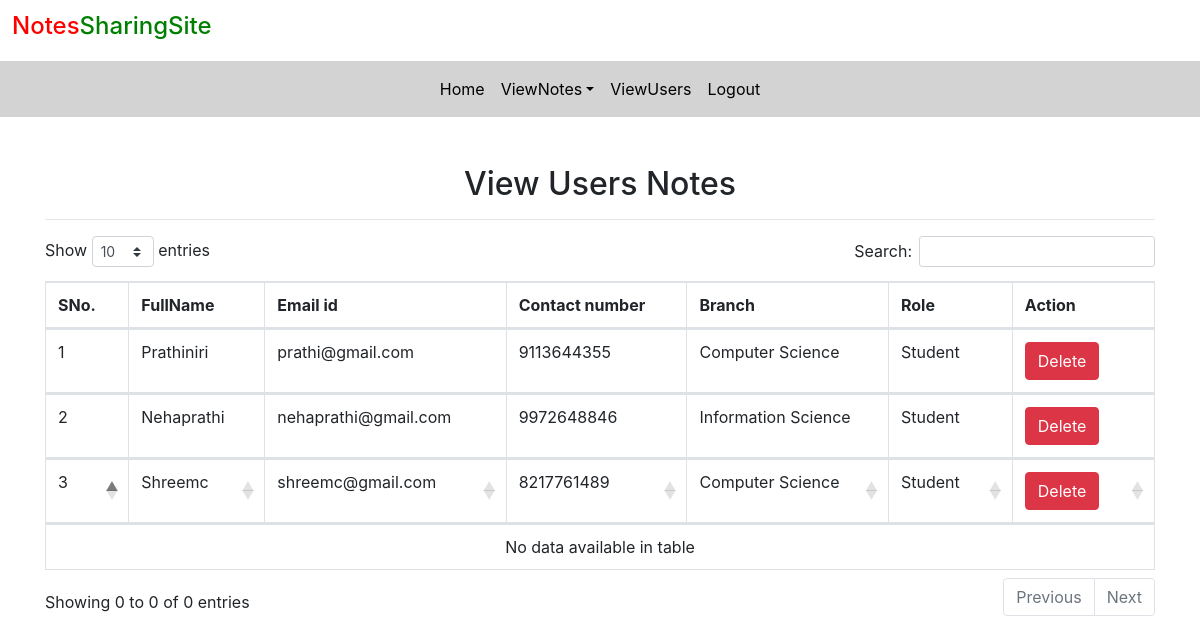
Before: /view_users (signed in) with the older database file.
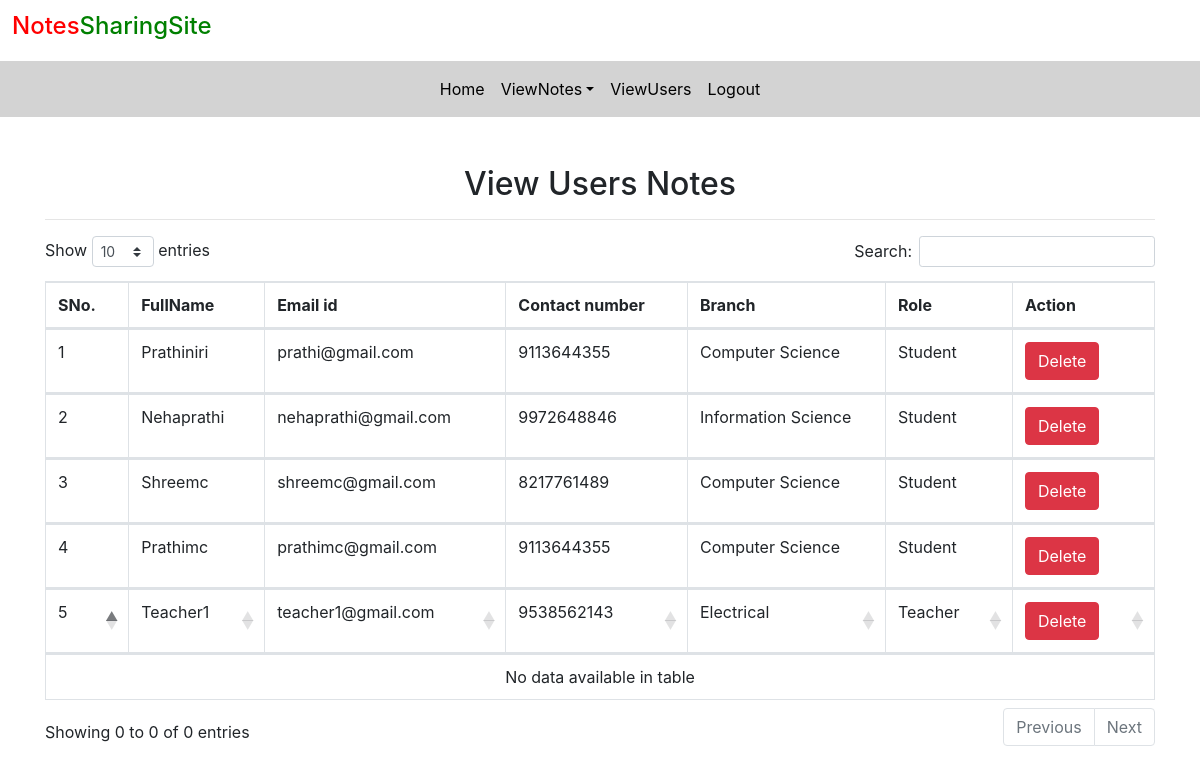
After: the same page with the newer database file.
### notes/models.py (models this page shows, shortened)
class Signup(models.Model):
	user=models.ForeignKey(User,on_delete=models.CASCADE)
	contact=models.CharField(max_length=10,null=True
		)
	branch=models.CharField(max_length=30)
	role=models.CharField(max_length=15)

### notes/views.py (the view)
# urls.py: path('view_users',view_users,name='view_users'),
def view_users(request):
	if not request.user.is_authenticated:
		return redirect('login_admin')
	users = Signup.objects.all()
	d={'users':users}
	return render(request,'view_users.html',d)

### notes/templates/view_users.html (shortened to what this page needs)
{% extends 'admin_nav.html' %}
{% load static %}
{% block body %}
<link rel ="stylesheet" href="https://cdnjs.cloudflare.com/ajax/libs/twitter-bootstrap/4.5.2/css/bootstrap.css">
<link rel ="stylesheet" href="https://cdn.datatables.net/1.10.22/css/dataTables.bootstrap4.min.css">
<div class="container mt-5">
	<h2 class="text-center">View Users Notes</h2>
			<HR>
			<table class="table table-bordered" id="example">
				<thead>
					<tr>
						<th>SNo.</th>
						<th>FullName</th>
						<th>Email id</th>
						<th>Contact number</th>
						<th>Branch</th>
						<th>Role</th>
						<th>Action</th>
					</tr>
					{% for i in users %}
					<tr>
						<td>{{forloop.counter}}</td>
						<td style="text-transform: capitalize;">{{i.user.first_name}}{{i.user.last_name}}</td>
						<td>{{i.user.username}}</td>
						<td>{{i.contact}}</td>
						<td>{{i.branch}}</td>
						<td>{{i.role}}</td>
						<td><a href="{% url 'delete_users' i.user.id %}" class="btn btn-danger" onclick="return confirm('Do You want to delete?')">Delete</a></td>
					</tr>
					{% endfor %}
				</thead>
			</table>
</div>
{% endblock %}

Changed rows visible on the page:
added Signup: user.first_name "Prathi", user.last_name "Mc", user.username "prathimc@gmail.com", contact "9113644355", branch "Computer Science", role "Student"
added Signup: user.first_name "Teacher", user.last_name "1", user.username "teacher1@gmail.com", contact "9538562143", branch "Electrical", role "Teacher"
